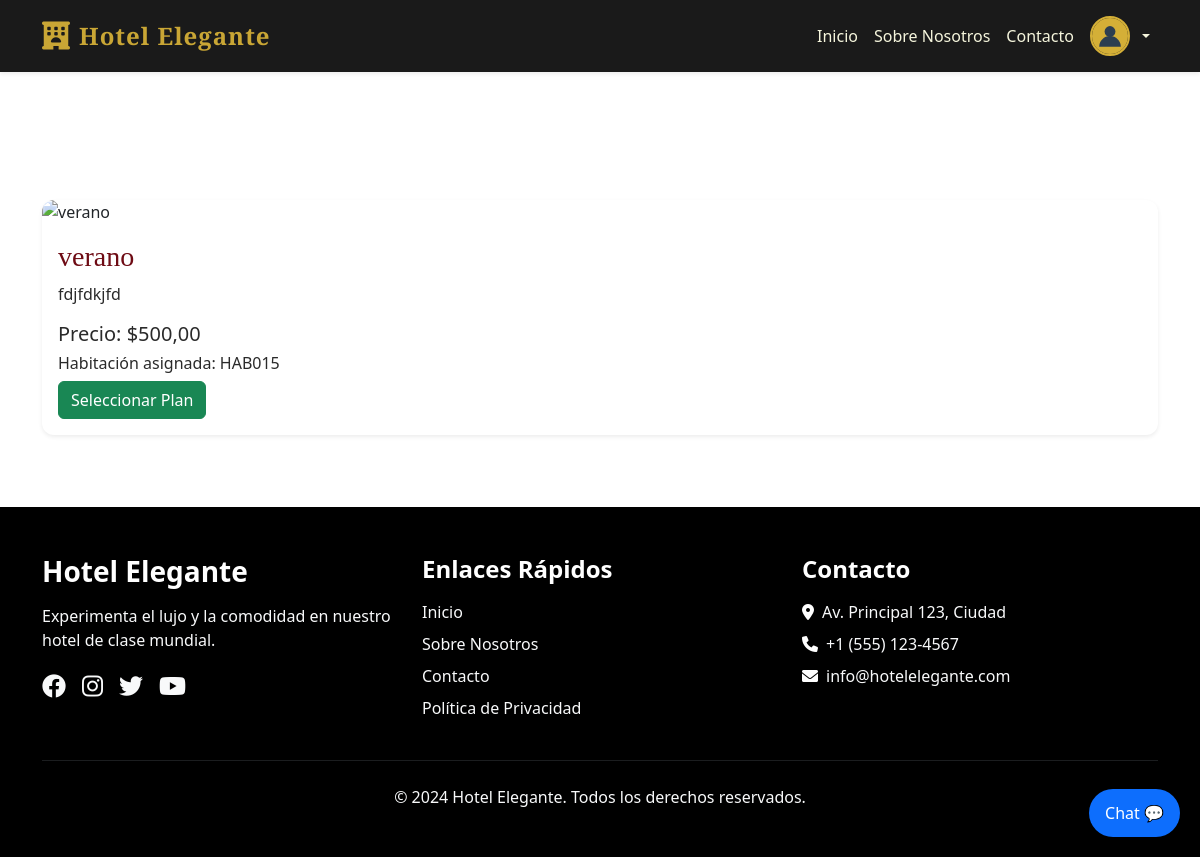
/plan/1/ (signed in), run on the app's committed database.
### administracion/models.py (models this page shows, shortened)
class Plan(models.Model):
    nombre = models.CharField(max_length=100, unique=True)
    descripcion = models.TextField()
    precio = models.DecimalField(max_digits=10, decimal_places=2, validators=[MinValueValidator(0)])
    imagen = models.ImageField(upload_to='planes/', null=True, blank=True)
    habitacion = models.ForeignKey(Habitacion, on_delete=models.CASCADE)  # Habitación asociada al plan
    class Meta:
        ordering = ["nombre"]

### habitaciones/models.py (models this page shows, shortened)
class Habitacion(models.Model):
    numero = models.CharField(max_length=10, unique=True, help_text="Número o identificador de la habitación")
    tipo_habitacion = models.ForeignKey(TipoHabitacion, on_delete=models.CASCADE, related_name='habitaciones')
    disponible = models.BooleanField(default=True, help_text="Si la habitación está disponible para uso")
    en_mantenimiento = models.BooleanField(default=False, help_text="Si la habitación está en mantenimiento")
    observaciones = models.TextField(blank=True, null=True, help_text="Observaciones específicas de esta habitación")
    class Meta:
        verbose_name = "Habitación"
        verbose_name_plural = "Habitaciones"
        ordering = ['numero']

### hotel/views.py (the view)
# urls.py: path('plan/<int:plan_id>/', views.detalle_plan, name='detalle_plan'),
def detalle_plan(request, plan_id):
    plan = get_object_or_404(Plan, id=plan_id)
    return render(request, 'detalle_plan.html', {'plan': plan})

### administracion/permissions.py (called while the page is built, shortened)
def obtener_roles_usuario(usuario):
    if not usuario.is_authenticated:
        return []
    return UsuarioRol.objects.filter(
        usuario=usuario,
        activo=True,
        rol__activo=True
    ).select_related('rol')

def es_super_admin(usuario):
    if not usuario.is_authenticated:
        return False
    if usuario.is_superuser:
        return True

def obtener_permisos_usuario(usuario):
    if not usuario.is_authenticated:
        return {}
    if usuario.is_superuser:
        from .models import Permiso
        permisos = Permiso.objects.all()
        permisos_dict = {}
        for permiso in permisos:
            if permiso.modulo not in permisos_dict:
                permisos_dict[permiso.modulo] = []
            permisos_dict[permiso.modulo].append(permiso.accion)
        return permisos_dict

def permisos_context(request):
    if request.user.is_authenticated:
        permisos_raw = obtener_permisos_usuario(request.user)
        return {
            'user_permissions': permisos_raw,
            'permisos': convertir_permisos_para_template(permisos_raw),
            'user_roles': [ur.rol for ur in obtener_roles_usuario(request.user)],
            'is_super_admin': es_super_admin(request.user),
        }
    return {}

### hotel/templates/detalle_plan.html (shortened to what this page needs)
{% extends 'base.html' %}
{% block content %}
<div class="container py-5">
    <div class="card shadow-sm mb-4">
        {% load static %}
        {% if plan.imagen %}
            <img src="{{ plan.imagen.url }}" class="card-img-top" alt="{{ plan.nombre }}">
        {% else %}
            <img src="{% static 'img/restaurante_pexels_1.jpg' %}" class="card-img-top" alt="{{ plan.nombre }}">
        {% endif %}
        <div class="card-body">
            <h3 class="card-title">{{ plan.nombre }}</h3>
            <p class="card-text">{{ plan.descripcion }}</p>
            <p class="h5">Precio: ${{ plan.precio }}</p>
            <p class="h6">Habitación asignada: {{ plan.habitacion.numero }}</p>
            <a href="{% url 'reservar_plan' plan.id %}" class="btn btn-success">Seleccionar Plan</a>
        </div>
    </div>
</div>
{% endblock %}

### hotel/static/css/style.css (style rules this page uses)
:root { --vino: #6E0B14; --beige: #F5F5DC; --negro: #1A1A1A; --dorado: #C9A635; --texto: #2A2A2A; --bs-primary: var(--vino); --bs-secondary: var(--dorado); }
html { font-size: 16px; -webkit-text-size-adjust: 100%; }
.card { border: none; border-radius: 12px; box-shadow: 0 4px 12px rgba(0,0,0,0.08); overflow: hidden; transition: transform 0.3s ease, box-shadow 0.3s ease; height: 100%; }
.card h3 { color: var(--vino); font-family: "Playfair Display", serif; }
.card p { color: var(--texto); }

### data on the page
Plan: nombre "verano", descripcion "fdjfdkjfd", precio "500,00", habitacion.numero "HAB015"
